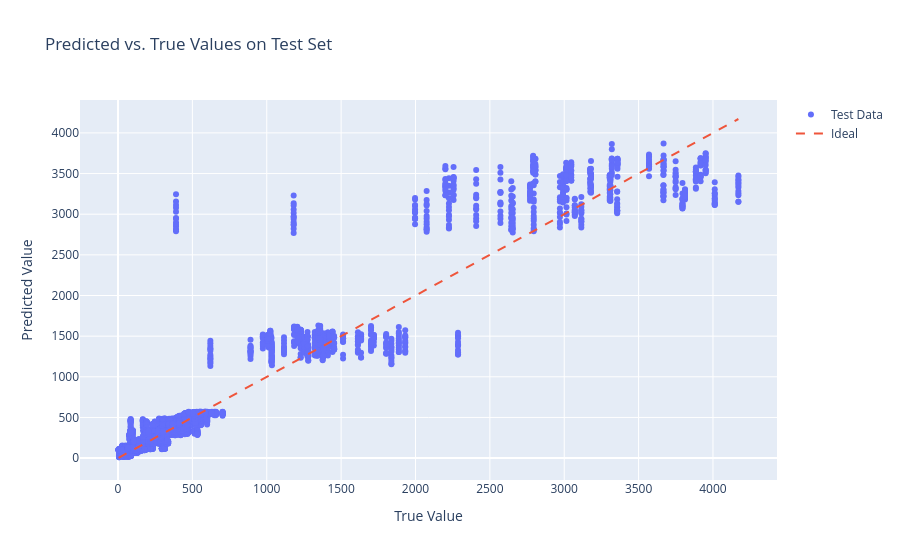

Notebook code for this chart:
### Code cell
visualize_errors(predictions)

### Figure 1 — Plotly figure (JSON) as saved in the notebook; plotly's stock layout.template omitted (floating-point values rounded to 4 significant figures; data arrays with more than 128 entries replaced by an {"elided": "..."} marker saying what was removed)
{"data": [{"mode": "markers", "name": "Test Data", "type": "scatter", "x": {"elided": "8320 float values"}, "y": {"elided": "8320 float values"}}, {"line": {"dash": "dash"}, "mode": "lines", "name": "Ideal", "type": "scatter", "x": [4, 4171], "y": [4, 4171]}], "layout": {"title": {"text": "Predicted vs. True Values on Test Set"}, "xaxis": {"title": {"text": "True Value"}}, "yaxis": {"title": {"text": "Predicted Value"}}}}
